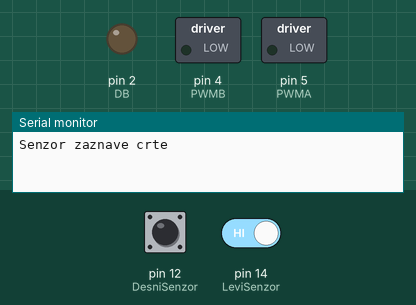
Bench run of a sketch on a simulated Arduino Uno, built with avr-gcc and run on an emulated ATmega328P. Parts: switched loads named in the sketch (green lamp = pin HIGH), output pins drawn as LEDs (lit = HIGH), the last lines printed to the serial monitor. Dashed ring = blinking. The test bench sets the inputs (shaded band); at power-on: pin 12 (DesniSenzor) HIGH, pin 14 (LeviSenzor) HIGH.

Above: at 4.2 s.
4.3 s: pin 12 (DesniSenzor) driven LOW
At 4.8 s:
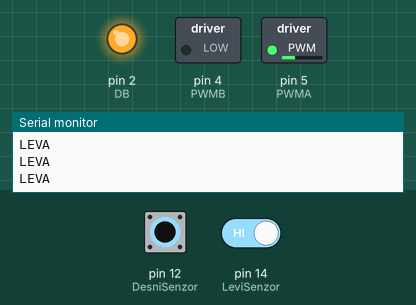
5.8 s: pin 14 (LeviSenzor) driven LOW
At 7.0 s:
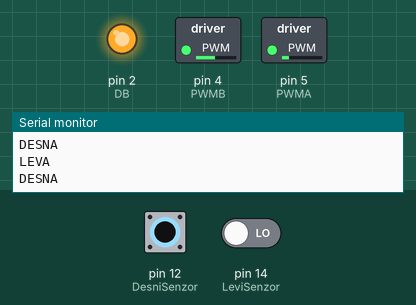
7.3 s: pin 12 (DesniSenzor) driven HIGH
At 8.2 s:
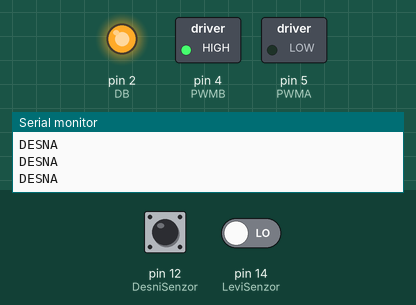
8.8 s: pin 12 (DesniSenzor) pulsed LOW 5 times (0.12 s each, 0.3 s apart)
At 9.06 s:
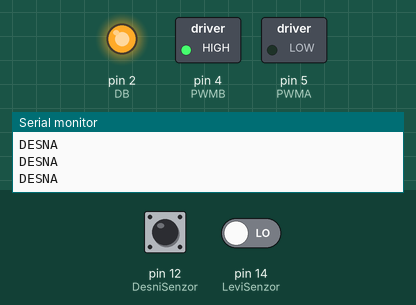
13.3 s: pin 12 (DesniSenzor) driven LOW and pin 14 (LeviSenzor) driven HIGH
At 14.3 s:
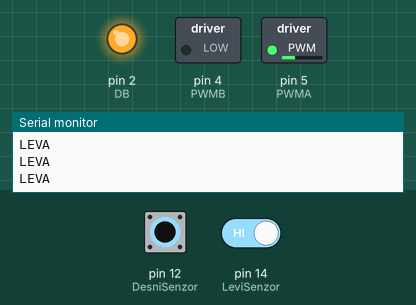
16.3 s: pin 14 (LeviSenzor) driven LOW
At 17.5 s:
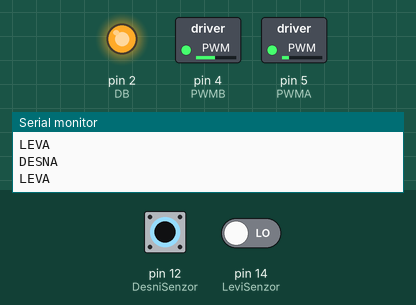
Timing chart, 0 to 19.3 s (numbered marks = the images above; inputs shaded):
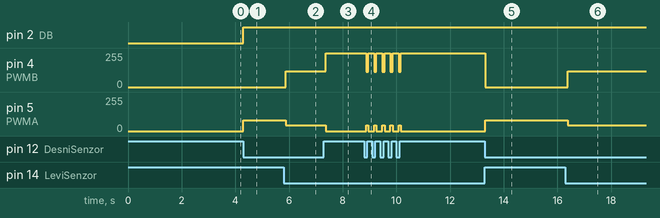

Measured:
- after the input at 4.3 s, pin 2 (DB): LOW → HIGH at once; pin 5 (PWMA): 0/255 → 82/255 at once
- after the input at 5.8 s, pin 4 (PWMB): 0/255 → 119/255 after 0.08 s; pin 5 (PWMA): 82/255 → 44/255 after 0.08 s
- after the input at 7.3 s, pin 4 (PWMB): 119/255 → 255/255 after 0.06 s; pin 5 (PWMA): 44/255 → 0/255 after 0.06 s
- after the input at 8.8 s, pin 4 (PWMB): alternates 255/255 for 0.22 s and 116/255 for 0.08 s, 10 changes in all, then stays 255/255, starting after 0.08 s; pin 5 (PWMA): alternates 45/255 for 0.08 s and 0/255 for 0.22 s, 10 changes in all, then stays 0/255, starting after 0.08 s
- after the input at 13.3 s, pin 4 (PWMB): 255/255 → 0/255 at once; pin 5 (PWMA): 0/255 → 82/255 at once
- after the input at 16.3 s, pin 4 (PWMB): 0/255 → 119/255 after 0.08 s; pin 5 (PWMA): 82/255 → 44/255 after 0.08 s

The sketch:

Car_Crta.ino
```cpp
//-----------------------------------------------------------------------
// --- Senzor zaznave črte  ---------------------------------------------

int LeviSenzor = 14;       //Levi senzor črte D5
int DesniSenzor = 12;      //Desni senzor črte D6
int PWMA=5; //Moč motorja A    D1
int PWMB=4; //Moč motorja B    D2
int DA=0;   //Smer vrtenja motorja A   D3
int DB=2;   //Smer vrtenja motorja B   D4

//-----------------------------------------------------------------------
// --- Začetni pogoji ---------------------------------------------------
void setup() {
  Serial.begin(9600);
  delay(3000);
  Serial.println("Senzor zaznave crte");

  pinMode(LeviSenzor, INPUT);
  pinMode(DesniSenzor, INPUT);
  pinMode(PWMA, OUTPUT);
  pinMode(PWMB, OUTPUT);
  pinMode(DA, OUTPUT);
  pinMode(DB, OUTPUT);
}


//-----------------------------------------------------------------------
// --- Neskončna zanka --------------------------------------------------
void loop() {

  //Levi senzor
  if (digitalRead (LeviSenzor) == LOW)    //Levi senzor zazna črto
  {
    Serial.println("DESNA");
    digitalWrite(DA, LOW);     // Nastavitev smeri vrtenja motorja A
    digitalWrite(PWMA, LOW);   // Omogočimo izhod za motor A
    digitalWrite(DB, HIGH);
    analogWrite(PWMB, 850);
  }

  //Desno senzor
  if (digitalRead (DesniSenzor) == LOW)    //Desni senzor zazna črto
  {

    Serial.println("LEVA");
    digitalWrite(DA, LOW);     // Nastavitev smeri vrtenja motorja A
    analogWrite(PWMA, 850);   // Omogočimo izhod za motor A
    digitalWrite(DB, HIGH);
    digitalWrite(PWMB, LOW);
  }

}
```
